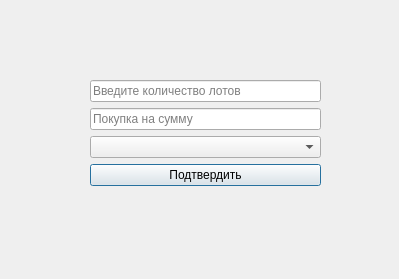
<?xml version="1.0" encoding="UTF-8"?>
<ui version="4.0">
 <class>buy_exchange</class>
 <widget class="QDialog" name="buy_exchange">
  <property name="geometry">
   <rect>
    <x>0</x>
    <y>0</y>
    <width>399</width>
    <height>279</height>
   </rect>
  </property>
  <property name="windowTitle">
   <string>Dialog</string>
  </property>
  <widget class="QWidget" name="">
   <property name="geometry">
    <rect>
     <x>90</x>
     <y>80</y>
     <width>231</width>
     <height>107</height>
    </rect>
   </property>
   <layout class="QVBoxLayout" name="verticalLayout">
    <item>
     <widget class="QLineEdit" name="count_lots">
      <property name="placeholderText">
       <string>Введите количество лотов</string>
      </property>
     </widget>
    </item>
    <item>
     <widget class="QLineEdit" name="sum_lots">
      <property name="readOnly">
       <bool>true</bool>
      </property>
      <property name="placeholderText">
       <string>Покупка на сумму</string>
      </property>
     </widget>
    </item>
    <item>
     <widget class="QComboBox" name="available_accs"/>
    </item>
    <item>
     <widget class="QPushButton" name="buy_but">
      <property name="text">
       <string>Подтвердить</string>
      </property>
     </widget>
    </item>
   </layout>
  </widget>
 </widget>
 <resources/>
 <connections/>
</ui>
